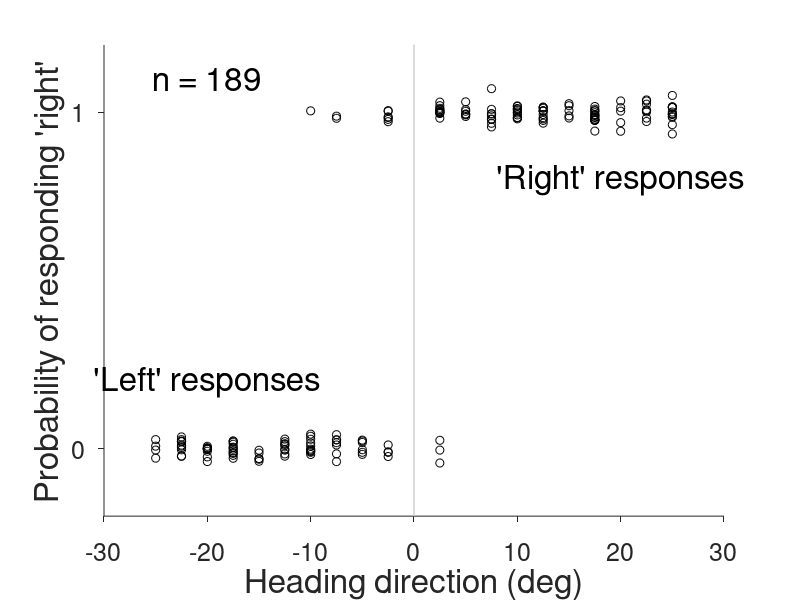

This chart was generated by the following MATLAB code: (Note: this script raises an error after producing the figure.)
%% Tutorial on modeling & model fitting for psychophysics and neuroscience
% by Luigi Acerbi (2018)

%% Add utilities' folder to MATLAB path

baseFolder = fileparts(which('ModelingTutorial.m'));
addpath([baseFolder,filesep(),'utils']);

%% Prepare Acerbi et al.'s (2018) data

% Load full data in temporary struct
temp = load('1_causalinf_leftright.mat');

% You can find more datasets (of the form "leftright") here:
% https://github.com/lacerbi/visvest-causinf/tree/master/data
% Reference: Acerbi*, L., Dokka*, K., Angelaki, D. E. & Ma, W. J. (2018). 
% Bayesian Comparison of Explicit and Implicit Causal Inference Strategies 
% in Multisensory Heading Perception, PLoS Computational Biology 14(7): 
% e1006110. (*equal contribution)

% Take data from vestibular-only session
data = temp.comp_dataset(temp.comp_dataset(:,1) == 1,[2 5]);

%% Plot raw data (always good to have a look!)
close all;
figure(1);

% Scatter plot of all responses, with small jitter on y-axis
scatter(data(:,1),data(:,2)-1+0.02*randn(size(data,1),1),'k');
hold on;

% Plot 0 deg line
plot([0 0],ylim,'-','Color',0.8*[1 1 1],'LineWidth',1);

% Prettify plot: add axes, labels, legend, etc.
box off;
fontsize = 24; axesfontsize = 18;
xlims = [-30,30];
xlim(xlims); ylim([-0.2,1.2]);
set(gca,'TickDir','out','YTick',[0,1],'FontSize',axesfontsize);
xlabel('Heading direction (deg)','FontSize',fontsize);
ylabel('Probability of responding ''right''','FontSize',fontsize);
set(gcf,'Color','w');
text(20,0.8,'''Right'' responses','HorizontalAlignment','Center','FontSize',fontsize);
text(-20,0.2,'''Left'' responses','HorizontalAlignment','Center','FontSize',fontsize);
text(-20,1.1,['n = ' num2str(size(data,1))],'HorizontalAlignment','Center','FontSize',fontsize);

%% Model fitting!

% Fix random seed for reproducibility
rng(1);

% Define optimization starting point and bounds
LB = [-30 log(0.1) 0];
UB = [30 log(60) 1];
PLB = [-10 log(1) 0.01];
PUB = [10 log(10) 0.1];

% Randomize initial starting point inside plausible box
x0 = rand(1,numel(LB)) .* (PUB - PLB) + PLB;

nLLfun = @(params) -sum(log(psy_like(params, data)));
nLLfun(x0)


%% Fit with (bounded) fminsearch first
figure(2);
options = optimset('fminsearch');   % Default options
options.Display = 'iter';
options.OutputFcn = @(x, optimValues, state) plotProfile(nLLfun,x,PLB,PUB,[],{'\mu','ln \sigma','\lambda'});
[xbest,fval,~,output] = fminsearchbnd(nLLfun,x0,LB,UB,options);
xbest
fval
output

% In reality, we should rerun the optimization multiple times to ensure 
% that we found the global optimum!

%% Plot psychometric curve
figure(1);

xx = linspace(xlims(1),xlims(2),1e4)';
p  = psy_like(xbest,[xx,2*ones(numel(xx),1)]);
plot(xx,p,'b-','LineWidth',4);        

% Plot bias line
mu = xbest(1);  % Psychometric fcn bias
plot(mu*[1 1],[0 1],':b','LineWidth',2);
text(mu-1,0.7,'bias','HorizontalAlignment','Center','FontSize',fontsize,'Rotation',90);


%% Fit with fmincon
options = optimset('fmincon');   % Default options
options.Display = 'iter';
[xbest,fval,~,output] = fmincon(nLLfun,x0,[],[],[],[],LB,UB,[],options);
xbest
fval
output


%% Fit with BADS (download from: https://github.com/lacerbi/bads)
options = bads('defaults');     % Default options
options.Display = 'iter';
options.UncertaintyHandling = false;    % Function is deterministic
[xbest,fval,~,output] = bads(nLLfun,x0,LB,UB,PLB,PUB,options);
xbest
fval
output


%% Model comparison

n = size(data,1);   % Number of trials
nlls = zeros(1,2);  % Store negative log likelihoods

% Refit simple psychometric function (model 1)
options = optimset('fminsearch');   % Default options
options.Display = 'none';
[xbest1,nlls(1)] = fminsearchbnd(nLLfun,x0,LB,UB,options);
k(1) = numel(x0);   % # parameters of model 1

% Fit nonstationary psychometric function (model 2)
LB_ns = [-30 log(0.1) log(0.1) 0];
UB_ns = [30 log(60) log(60) 1];
nLLfun_ns = @(params) -sum(log(psyns_like(params, data)));

% Trick: start from optimum of simpler model, fill in new parameters
% (still, we should *also* do multiple starting points)
x0_ns = [xbest(1) log(xbest(2)) log(xbest(2)) xbest(3)];
[xbest2,nlls(2)] = fminsearchbnd(nLLfun_ns,x0_ns,LB_ns,UB_ns,options);
k(2) = numel(x0_ns);   % # parameters of model 2

% Print model comparison metrics

lls = -nlls                     % Log likelihood
aic = -2*lls + 2*k              % AIC
bic = -2*lls + k*log(n)         % BIC
aic_res = lls - k              % Rescaled AIC
bic_res = lls - k/2*log(n)     % Rescaled BIC


%% Group Bayesian model selection (BMS)

% For this section, you will need to download these files: 
% https://github.com/lacerbi/ModelWork/blob/master/utils/spm_BMS_fast.m
% https://github.com/lacerbi/ModelWork/blob/master/utils/spm_dirichlet_exceedance_fast.m

% The files on my repo are slightly faster and have extra outputs wrt the
% original SPM functions. Note that SPM (https://www.fil.ion.ucl.ac.uk/spm/) 
% is covered by the GNU license.

% First, we generate a bunch of subjects. 
% We generate a fraction of subjects from model 1, and the rest from model 2.

rng(0);     % Fix random seed
Nsubj1 = 16;
Nsubj2 = 8;
Ntrials = 10000;  % Trials per subject
options = optimset('fminsearch');

nll = NaN(Nsubj1 + Nsubj2,2);

% First model
LB = [-30 log(0.1) 0];
UB = [30 log(60) 1];
PLB = [-5 log(1) 0];
PUB = [5 log(5) 0.05];
k(1) = numel(LB);
for i = 1:Nsubj1        
    % Generate random dataset
    theta = rand(1,numel(PLB)).*(PUB-PLB) + PLB;    % Random parameters
    s = rand(Ntrials,1)*50 - 25;                    % Random stimuli (not great)    
    p = psy_like(theta,[s,2*ones(Ntrials,1)]);      % Probability of responding right    
    r = 1 + (rand(Ntrials,1) <= p);
    
    nLLfun = @(params) -sum(log(psy_like(params,[s,r])));
    [~,nll(i,1)] = fminsearchbnd(nLLfun,theta,LB,UB,options);
    
    nLLfun_ns = @(params) -sum(log(psyns_like(params,[s,r])));
    [~,nll(i,2)] = fminsearchbnd(nLLfun_ns,theta([1 2 2 3]),LB_ns,UB_ns,options);    
end

% Second model
LB_ns = [-30 log(0.1) log(0.1) 0];
UB_ns = [30 log(60) log(60) 1];
PLB_ns = [-5 log(1) log(1) 0];
PUB_ns = [5 log(5) log(5) 0.05];
k(2) = numel(LB_ns);
for i = 1:Nsubj2        
    % Generate random dataset
    theta = rand(1,numel(PLB_ns)).*(PUB_ns-PLB_ns) + PLB_ns    % Random parameters
    s = rand(Ntrials,1)*50 - 25;                    % Random stimuli (not great)    
    p = psyns_like(theta,[s,2*ones(Ntrials,1)]);      % Probability of responding right    
    r = 1 + (rand(Ntrials,1) <= p);
    
    nLLfun = @(params) -sum(log(psy_like(params,[s,r])));
    [~,nll(i+Nsubj1,1)] = fminsearchbnd(nLLfun,theta([1 2 4]),LB,UB,options);
    
    nLLfun_ns = @(params) -sum(log(psyns_like(params,[s,r])));
    [~,nll(i+Nsubj1,2)] = fminsearchbnd(nLLfun_ns,theta,LB_ns,UB_ns,options);    
end

% nll

aic_res = bsxfun(@minus, -nll, k)                 % Rescaled AIC (same scale as model evidence)
bic_res = bsxfun(@minus, -nll, k/2*log(Ntrials))  % Rescaled BIC (same scale as model evidence)

% Group Bayesian model selection!
[alpha,exp_r,xp,pxp,bor,g] = spm_BMS_fast(aic_res);
% [alpha,exp_r,xp,pxp,bor,g] = spm_BMS_fast(bic_res);

%% Bayesian fit with VBMC (download from: https://github.com/lacerbi/vbmc)
options = vbmc('defaults');
options.Display = 'iter';
options.Plot = true;
[~,lml(1)] = vbmc(@(x) -nLLfun(x),x0,LB,UB,PLB,PUB,options);

PLB_ns = [-10 log(1) log(1) 0.01];
PUB_ns = [10 log(10) log(10) 0.1];
[~,lml(2)] = vbmc(@(x) -nLLfun_ns(x),x0_ns,LB_ns,UB_ns,PLB_ns,PUB_ns,options);

lml
